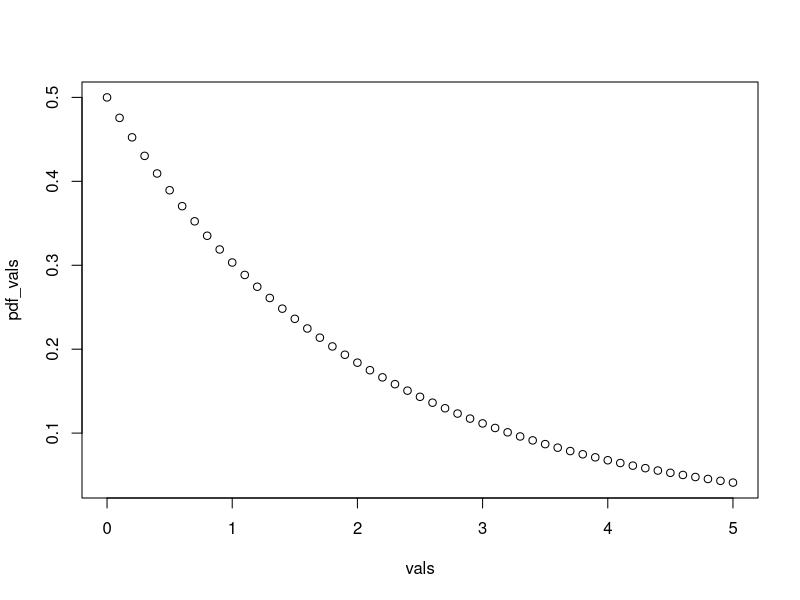
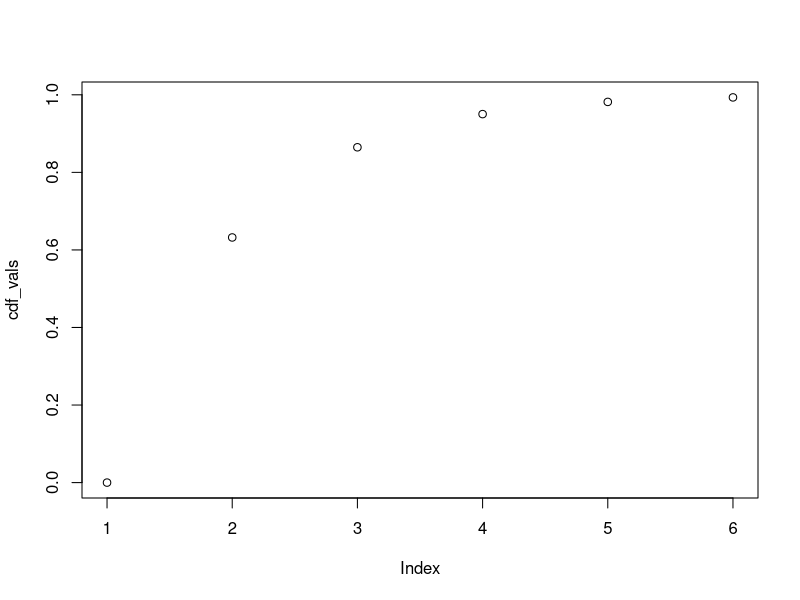
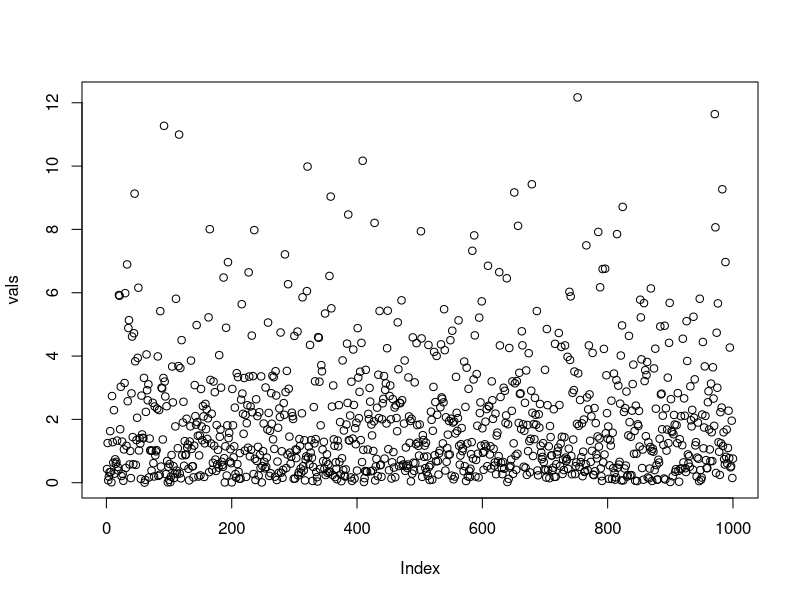

Write the R code that produced these figures, in order.
#TUTE 5
#----------------------  Q1    ----------------------------------------------------
        #----------------------  a   ----------------------------------------------------
p_greater_45 = 1-punif(45, min=0, max=60)
cat("Probability of waiting time greater than 45 min is: ",p_greater_45,"\n")
        #----------------------  b    ----------------------------------------------------
p_20_to_30 = punif(30, 0, 60) - punif(20, 0, 60)
cat("Probability of 20 to 30 waiting time: ",p_20_to_30)
#----------------------  Q2    ----------------------------------------------------
lambda = 1/2
rate = 3
d_3 = dexp(rate, lambda)
cat("Density function at 3:",d_3)

    #----------------------  b    ----------------------------------------------------
lambda = 1/2
vals = seq(0, 5, 0.1)
pdf_vals = dexp(vals, lambda)
plot(vals ,pdf_vals)
    #----------------------  c    ----------------------------------------------------
p_upto_3 = pexp(3, lambda)
print(p_upto_3)
    #----------------------  d    ----------------------------------------------------
vals = seq(0,5,1)
cdf_vals = pexp(vals)
plot(cdf_vals)
    #----------------------  e    ----------------------------------------------------
vals = rexp(1000, 0.5)
plot(vals)



#----------------------  Q3    ----------------------------------------------------
#----------------------  a   ----------------------------------------------------
alpha=2
beta = 1/3
p_3 = dgamma(3, shape = alpha, rate = beta )
p_atleast_1 = 1-pgamma(1, shape=alpha, rate = beta)
cat("P[x=3] :",p_3,"\n","P[x>=1]:",p_atleast_1)


#----------------------  b    ----------------------------------------------------
q = 0.70
alpha = 2
beta=1/3
cat("c = ",qgamma(q, shape=alpha, rate=beta))